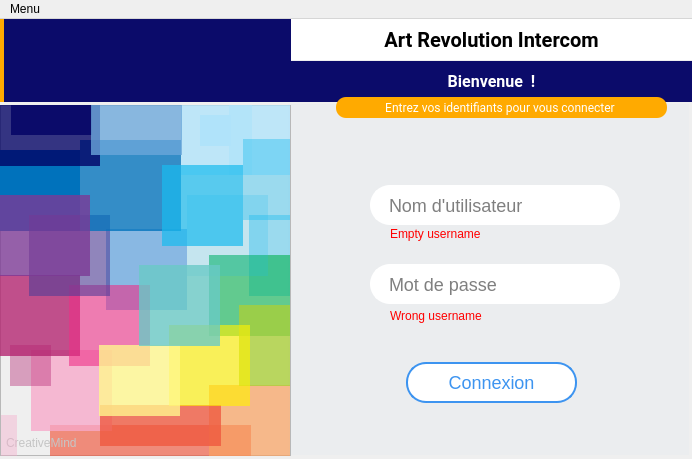
<?xml version="1.0" encoding="UTF-8"?>
<ui version="4.0">
 <class>MainWindow</class>
 <widget class="QMainWindow" name="MainWindow">
  <property name="geometry">
   <rect>
    <x>0</x>
    <y>0</y>
    <width>692</width>
    <height>459</height>
   </rect>
  </property>
  <property name="windowTitle">
   <string>Connexion - AR Intercom</string>
  </property>
  <property name="styleSheet">
   <string notr="true"/>
  </property>
  <widget class="QWidget" name="central_log">
   <widget class="QStackedWidget" name="stackedWidget">
    <property name="geometry">
     <rect>
      <x>0</x>
      <y>0</y>
      <width>701</width>
      <height>581</height>
     </rect>
    </property>
    <property name="currentIndex">
     <number>0</number>
    </property>
    <widget class="QWidget" name="page">
     <widget class="QLabel" name="welcome_log">
      <property name="geometry">
       <rect>
        <x>291</x>
        <y>42</y>
        <width>401</width>
        <height>41</height>
       </rect>
      </property>
      <property name="minimumSize">
       <size>
        <width>0</width>
        <height>41</height>
       </size>
      </property>
      <property name="maximumSize">
       <size>
        <width>16777215</width>
        <height>41</height>
       </size>
      </property>
      <property name="styleSheet">
       <string notr="true">background-color: rgb(11, 11, 106);
color: rgb(255, 255, 255);font-size:16px; font-weight:bold; font-family:Roboto ;</string>
      </property>
      <property name="text">
       <string>Bienvenue  !</string>
      </property>
      <property name="alignment">
       <set>Qt::AlignCenter</set>
      </property>
     </widget>
     <widget class="QLabel" name="logo_log">
      <property name="geometry">
       <rect>
        <x>0</x>
        <y>0</y>
        <width>291</width>
        <height>83</height>
       </rect>
      </property>
      <property name="minimumSize">
       <size>
        <width>291</width>
        <height>83</height>
       </size>
      </property>
      <property name="maximumSize">
       <size>
        <width>291</width>
        <height>83</height>
       </size>
      </property>
      <property name="styleSheet">
       <string notr="true">border-left:4px solid;
border-left-color: rgb(255, 170, 0);
background-color: rgb(11, 11, 106);
image: url(:/icons/icons/ARsoftlogo.png);
</string>
      </property>
      <property name="text">
       <string/>
      </property>
     </widget>
     <widget class="QLabel" name="name_warning">
      <property name="geometry">
       <rect>
        <x>390</x>
        <y>207</y>
        <width>151</width>
        <height>16</height>
       </rect>
      </property>
      <property name="styleSheet">
       <string notr="true">color:red;
font-size:12px;</string>
      </property>
      <property name="text">
       <string>Empty username</string>
      </property>
     </widget>
     <widget class="QFrame" name="multicolor">
      <property name="geometry">
       <rect>
        <x>0</x>
        <y>86</y>
        <width>291</width>
        <height>351</height>
       </rect>
      </property>
      <property name="minimumSize">
       <size>
        <width>291</width>
        <height>351</height>
       </size>
      </property>
      <property name="maximumSize">
       <size>
        <width>291</width>
        <height>351</height>
       </size>
      </property>
      <property name="styleSheet">
       <string notr="true"/>
      </property>
      <property name="frameShape">
       <enum>QFrame::StyledPanel</enum>
      </property>
      <property name="frameShadow">
       <enum>QFrame::Raised</enum>
      </property>
      <widget class="QLabel" name="logo_20">
       <property name="geometry">
        <rect>
         <x>31</x>
         <y>245</y>
         <width>81</width>
         <height>81</height>
        </rect>
       </property>
       <property name="styleSheet">
        <string notr="true">background-color: rgba(246, 168, 202, 200);</string>
       </property>
       <property name="text">
        <string/>
       </property>
      </widget>
      <widget class="QLabel" name="logo_10">
       <property name="geometry">
        <rect>
         <x>106</x>
         <y>124</y>
         <width>81</width>
         <height>81</height>
        </rect>
       </property>
       <property name="styleSheet">
        <string notr="true">background-color: rgba(137, 184, 227, 254);</string>
       </property>
       <property name="text">
        <string/>
       </property>
      </widget>
      <widget class="QLabel" name="logo_4">
       <property name="geometry">
        <rect>
         <x>-1</x>
         <y>45</y>
         <width>81</width>
         <height>81</height>
        </rect>
       </property>
       <property name="styleSheet">
        <string notr="true">background-color: rgb(0, 114, 188);
</string>
       </property>
       <property name="text">
        <string/>
       </property>
      </widget>
      <widget class="QLabel" name="logo_12">
       <property name="geometry">
        <rect>
         <x>-1</x>
         <y>170</y>
         <width>81</width>
         <height>81</height>
        </rect>
       </property>
       <property name="styleSheet">
        <string notr="true">
background-color: rgba(179, 34, 111, 200);
</string>
       </property>
       <property name="text">
        <string/>
       </property>
      </widget>
      <widget class="QLabel" name="logo_19">
       <property name="geometry">
        <rect>
         <x>209</x>
         <y>280</y>
         <width>81</width>
         <height>81</height>
        </rect>
       </property>
       <property name="styleSheet">
        <string notr="true">
background-color: rgba(249, 161, 97, 180);</string>
       </property>
       <property name="text">
        <string/>
       </property>
      </widget>
      <widget class="QLabel" name="logo_13">
       <property name="geometry">
        <rect>
         <x>69</x>
         <y>180</y>
         <width>81</width>
         <height>81</height>
        </rect>
       </property>
       <property name="styleSheet">
        <string notr="true">background-color: rgba(238, 44, 135, 150);</string>
       </property>
       <property name="text">
        <string/>
       </property>
      </widget>
      <widget class="QLabel" name="logo_6">
       <property name="geometry">
        <rect>
         <x>29</x>
         <y>110</y>
         <width>81</width>
         <height>81</height>
        </rect>
       </property>
       <property name="styleSheet">
        <string notr="true">background-color: rgba(78, 59, 151, 150);</string>
       </property>
       <property name="text">
        <string/>
       </property>
      </widget>
      <widget class="QLabel" name="logo_8">
       <property name="geometry">
        <rect>
         <x>80</x>
         <y>35</y>
         <width>101</width>
         <height>91</height>
        </rect>
       </property>
       <property name="styleSheet">
        <string notr="true">background-color: rgba(0, 114, 188, 200);
</string>
       </property>
       <property name="text">
        <string/>
       </property>
      </widget>
      <widget class="QLabel" name="logo_27">
       <property name="geometry">
        <rect>
         <x>181</x>
         <y>-1</y>
         <width>71</width>
         <height>71</height>
        </rect>
       </property>
       <property name="styleSheet">
        <string notr="true">background-color: rgba(176, 227, 250, 200);</string>
       </property>
       <property name="text">
        <string/>
       </property>
      </widget>
      <widget class="QLabel" name="logo_25">
       <property name="geometry">
        <rect>
         <x>11</x>
         <y>-1</y>
         <width>81</width>
         <height>31</height>
        </rect>
       </property>
       <property name="styleSheet">
        <string notr="true">background-color: rgba(0, 0, 100, 200);</string>
       </property>
       <property name="text">
        <string/>
       </property>
      </widget>
      <widget class="QLabel" name="logo_28">
       <property name="geometry">
        <rect>
         <x>229</x>
         <y>-1</y>
         <width>61</width>
         <height>71</height>
        </rect>
       </property>
       <property name="styleSheet">
        <string notr="true">background-color: rgba(176, 227, 250, 200);</string>
       </property>
       <property name="text">
        <string/>
       </property>
      </widget>
      <widget class="QLabel" name="logo_24">
       <property name="geometry">
        <rect>
         <x>249</x>
         <y>110</y>
         <width>41</width>
         <height>81</height>
        </rect>
       </property>
       <property name="styleSheet">
        <string notr="true">background-color: rgba(25, 187, 238, 100);
</string>
       </property>
       <property name="text">
        <string/>
       </property>
      </widget>
      <widget class="QLabel" name="logo_16">
       <property name="geometry">
        <rect>
         <x>209</x>
         <y>150</y>
         <width>81</width>
         <height>81</height>
        </rect>
       </property>
       <property name="styleSheet">
        <string notr="true">background-color: rgba(0, 176, 76, 150);</string>
       </property>
       <property name="text">
        <string/>
       </property>
      </widget>
      <widget class="QLabel" name="logo_7">
       <property name="geometry">
        <rect>
         <x>187</x>
         <y>90</y>
         <width>81</width>
         <height>81</height>
        </rect>
       </property>
       <property name="styleSheet">
        <string notr="true">background-color: rgba(25, 187, 238, 50);
</string>
       </property>
       <property name="text">
        <string/>
       </property>
      </widget>
      <widget class="QLabel" name="logo_14">
       <property name="geometry">
        <rect>
         <x>10</x>
         <y>240</y>
         <width>41</width>
         <height>41</height>
        </rect>
       </property>
       <property name="styleSheet">
        <string notr="true">
background-color: rgba(179, 34, 111, 100);
</string>
       </property>
       <property name="text">
        <string/>
       </property>
      </widget>
      <widget class="QLabel" name="logo_23">
       <property name="geometry">
        <rect>
         <x>-1</x>
         <y>0</y>
         <width>101</width>
         <height>61</height>
        </rect>
       </property>
       <property name="styleSheet">
        <string notr="true">background-color: rgba(0, 0, 100, 200);</string>
       </property>
       <property name="text">
        <string/>
       </property>
      </widget>
      <widget class="QLabel" name="logo_22">
       <property name="geometry">
        <rect>
         <x>100</x>
         <y>300</y>
         <width>121</width>
         <height>41</height>
        </rect>
       </property>
       <property name="styleSheet">
        <string notr="true">background-color: rgba(247, 162, 135, 200);
background-color: rgba(239, 88, 63, 200);</string>
       </property>
       <property name="text">
        <string/>
       </property>
      </widget>
      <widget class="QLabel" name="logo_17">
       <property name="geometry">
        <rect>
         <x>239</x>
         <y>200</y>
         <width>51</width>
         <height>81</height>
        </rect>
       </property>
       <property name="styleSheet">
        <string notr="true">background-color: rgba(170, 207, 55, 200);</string>
       </property>
       <property name="text">
        <string/>
       </property>
      </widget>
      <widget class="QLabel" name="logo_9">
       <property name="geometry">
        <rect>
         <x>162</x>
         <y>60</y>
         <width>81</width>
         <height>81</height>
        </rect>
       </property>
       <property name="styleSheet">
        <string notr="true">background-color: rgba(25, 187, 238, 180);
</string>
       </property>
       <property name="text">
        <string/>
       </property>
      </widget>
      <widget class="QLabel" name="logo_18">
       <property name="geometry">
        <rect>
         <x>169</x>
         <y>220</y>
         <width>81</width>
         <height>81</height>
        </rect>
       </property>
       <property name="styleSheet">
        <string notr="true">background-color: rgba(255, 240, 0, 160);</string>
       </property>
       <property name="text">
        <string/>
       </property>
      </widget>
      <widget class="QLabel" name="logo_26">
       <property name="geometry">
        <rect>
         <x>91</x>
         <y>-1</y>
         <width>91</width>
         <height>51</height>
        </rect>
       </property>
       <property name="styleSheet">
        <string notr="true">background-color: rgba(107, 167, 218, 200);</string>
       </property>
       <property name="text">
        <string/>
       </property>
      </widget>
      <widget class="QLabel" name="logo_21">
       <property name="geometry">
        <rect>
         <x>99</x>
         <y>240</y>
         <width>81</width>
         <height>71</height>
        </rect>
       </property>
       <property name="styleSheet">
        <string notr="true">background-color: rgba(255, 247, 142, 200);</string>
       </property>
       <property name="text">
        <string/>
       </property>
      </widget>
      <widget class="QLabel" name="logo_15">
       <property name="geometry">
        <rect>
         <x>139</x>
         <y>160</y>
         <width>81</width>
         <height>81</height>
        </rect>
       </property>
       <property name="styleSheet">
        <string notr="true">background-color: rgba(105, 201, 198, 200);</string>
       </property>
       <property name="text">
        <string/>
       </property>
      </widget>
      <widget class="QLabel" name="logo_11">
       <property name="geometry">
        <rect>
         <x>-1</x>
         <y>90</y>
         <width>91</width>
         <height>81</height>
        </rect>
       </property>
       <property name="styleSheet">
        <string notr="true">background-color: rgba(124, 56, 149, 200);
</string>
       </property>
       <property name="text">
        <string/>
       </property>
      </widget>
      <widget class="QLabel" name="logo_5">
       <property name="geometry">
        <rect>
         <x>243</x>
         <y>34</y>
         <width>47</width>
         <height>81</height>
        </rect>
       </property>
       <property name="styleSheet">
        <string notr="true">background-color: rgba(25, 187, 238, 100);
</string>
       </property>
       <property name="text">
        <string/>
       </property>
      </widget>
      <widget class="QLabel" name="logo_29">
       <property name="geometry">
        <rect>
         <x>200</x>
         <y>10</y>
         <width>31</width>
         <height>31</height>
        </rect>
       </property>
       <property name="styleSheet">
        <string notr="true">background-color: rgba(176, 227, 250, 255);</string>
       </property>
       <property name="text">
        <string/>
       </property>
      </widget>
      <widget class="QLabel" name="logo_30">
       <property name="geometry">
        <rect>
         <x>50</x>
         <y>320</y>
         <width>201</width>
         <height>31</height>
        </rect>
       </property>
       <property name="styleSheet">
        <string notr="true">
background-color: rgba(239, 88, 63, 170);</string>
       </property>
       <property name="text">
        <string/>
       </property>
      </widget>
      <widget class="QLabel" name="label">
       <property name="geometry">
        <rect>
         <x>6</x>
         <y>330</y>
         <width>81</width>
         <height>16</height>
        </rect>
       </property>
       <property name="styleSheet">
        <string notr="true">QLabel{
	color:#C5C5C5;	
}</string>
       </property>
       <property name="text">
        <string>CreativeMind</string>
       </property>
      </widget>
      <zorder>logo_30</zorder>
      <zorder>logo_20</zorder>
      <zorder>logo_10</zorder>
      <zorder>logo_4</zorder>
      <zorder>logo_12</zorder>
      <zorder>logo_19</zorder>
      <zorder>logo_13</zorder>
      <zorder>logo_6</zorder>
      <zorder>logo_8</zorder>
      <zorder>logo_27</zorder>
      <zorder>logo_25</zorder>
      <zorder>logo_28</zorder>
      <zorder>logo_24</zorder>
      <zorder>logo_16</zorder>
      <zorder>logo_7</zorder>
      <zorder>logo_14</zorder>
      <zorder>logo_23</zorder>
      <zorder>logo_22</zorder>
      <zorder>logo_17</zorder>
      <zorder>logo_9</zorder>
      <zorder>logo_18</zorder>
      <zorder>logo_26</zorder>
      <zorder>logo_21</zorder>
      <zorder>logo_15</zorder>
      <zorder>logo_11</zorder>
      <zorder>logo_5</zorder>
      <zorder>logo_29</zorder>
      <zorder>label</zorder>
     </widget>
     <widget class="QPushButton" name="connect_log">
      <property name="geometry">
       <rect>
        <x>406</x>
        <y>343</y>
        <width>171</width>
        <height>41</height>
       </rect>
      </property>
      <property name="styleSheet">
       <string notr="true">QPushButton{
	border:2px solid rgba(57, 146, 240, 250);
	border-radius:20px; 
	font-size:18px; 
	padding-left:15px;
	padding-right:15px; 
	background-color:#FFFFFF;
	color:rgba(57, 146, 240, 250);
}

QPushButton:hover{
	font-weight:bold;
	background-color: rgba(57, 146, 240, 250);
	color:#FFFFFF;
}</string>
      </property>
      <property name="text">
       <string>Connexion</string>
      </property>
     </widget>
     <widget class="QLabel" name="connect_now">
      <property name="geometry">
       <rect>
        <x>336</x>
        <y>78</y>
        <width>331</width>
        <height>21</height>
       </rect>
      </property>
      <property name="minimumSize">
       <size>
        <width>301</width>
        <height>21</height>
       </size>
      </property>
      <property name="styleSheet">
       <string notr="true">color: rgb(255, 255, 255);
font-size:12px; font-family:Roboto ;
background-color: rgb(255, 170, 0);
border-radius:10px;</string>
      </property>
      <property name="text">
       <string>Entrez vos identifiants pour vous connecter </string>
      </property>
      <property name="alignment">
       <set>Qt::AlignCenter</set>
      </property>
     </widget>
     <widget class="QLineEdit" name="log_password">
      <property name="geometry">
       <rect>
        <x>370</x>
        <y>245</y>
        <width>250</width>
        <height>40</height>
       </rect>
      </property>
      <property name="styleSheet">
       <string notr="true">QLineEdit{
	border:2px solid; 
	border-radius:20px;
	font-size:18px;
	padding-left:15px;
	padding-right:15px; 
	border-color:#FFF; 
	background-color:#FFFFFF;}

QLineEdit:hover,  QLineEdit:focus{
	border-color: rgba(57, 146, 240, 180); 
}</string>
      </property>
      <property name="text">
       <string/>
      </property>
      <property name="echoMode">
       <enum>QLineEdit::Password</enum>
      </property>
      <property name="placeholderText">
       <string>Mot de passe</string>
      </property>
     </widget>
     <widget class="QLabel" name="multi_logo_background">
      <property name="geometry">
       <rect>
        <x>288</x>
        <y>85</y>
        <width>401</width>
        <height>351</height>
       </rect>
      </property>
      <property name="styleSheet">
       <string notr="true">background-color: rgba(57, 146, 240, 5);
background-image: url(:/icons/icons/multilogo.png);</string>
      </property>
      <property name="text">
       <string/>
      </property>
     </widget>
     <widget class="QPushButton" name="toogle_button">
      <property name="geometry">
       <rect>
        <x>577</x>
        <y>254</y>
        <width>24</width>
        <height>24</height>
       </rect>
      </property>
      <property name="focusPolicy">
       <enum>Qt::NoFocus</enum>
      </property>
      <property name="styleSheet">
       <string notr="true">QPushButton{
	        image: url(:/cils/cils/cil_vision.png);
            background:none;
            border:none;}

QPushButton:hover{
            image: url(:/cils/cils/cil_low_vision.png);
            background:none;
            border:none;}</string>
      </property>
      <property name="text">
       <string/>
      </property>
     </widget>
     <widget class="QLabel" name="main_title_log">
      <property name="geometry">
       <rect>
        <x>291</x>
        <y>0</y>
        <width>401</width>
        <height>41</height>
       </rect>
      </property>
      <property name="minimumSize">
       <size>
        <width>0</width>
        <height>41</height>
       </size>
      </property>
      <property name="maximumSize">
       <size>
        <width>16777215</width>
        <height>41</height>
       </size>
      </property>
      <property name="styleSheet">
       <string notr="true">color: rgb(0, 0, 0);background-color: rgb(255, 255, 255);font-size:20px; font-weight:bold; font-family: Kirvy ,Roboto ;</string>
      </property>
      <property name="text">
       <string>Art Revolution Intercom</string>
      </property>
      <property name="alignment">
       <set>Qt::AlignCenter</set>
      </property>
     </widget>
     <widget class="QLineEdit" name="log_username">
      <property name="geometry">
       <rect>
        <x>370</x>
        <y>166</y>
        <width>250</width>
        <height>40</height>
       </rect>
      </property>
      <property name="styleSheet">
       <string notr="true">QLineEdit{
	border:2px solid; 
	border-radius:20px;
	font-size:18px;
	padding-left:15px;
	padding-right:15px; 
	border-color:#FFF; 
	background-color:#FFFFFF;}

QLineEdit:hover,  QLineEdit:focus{
	border-color: rgba(57, 146, 240, 180); 
}</string>
      </property>
      <property name="placeholderText">
       <string>Nom d'utilisateur</string>
      </property>
     </widget>
     <widget class="QLabel" name="psw_warning">
      <property name="geometry">
       <rect>
        <x>390</x>
        <y>289</y>
        <width>151</width>
        <height>16</height>
       </rect>
      </property>
      <property name="styleSheet">
       <string notr="true">color:red;
font-size:12px;</string>
      </property>
      <property name="text">
       <string>Wrong username</string>
      </property>
     </widget>
     <widget class="QLabel" name="logo_31">
      <property name="geometry">
       <rect>
        <x>1</x>
        <y>396</y>
        <width>16</width>
        <height>41</height>
       </rect>
      </property>
      <property name="styleSheet">
       <string notr="true">background-color: rgba(246, 168, 202, 100);</string>
      </property>
      <property name="text">
       <string/>
      </property>
     </widget>
     <zorder>multi_logo_background</zorder>
     <zorder>welcome_log</zorder>
     <zorder>logo_log</zorder>
     <zorder>name_warning</zorder>
     <zorder>multicolor</zorder>
     <zorder>connect_log</zorder>
     <zorder>connect_now</zorder>
     <zorder>log_password</zorder>
     <zorder>toogle_button</zorder>
     <zorder>main_title_log</zorder>
     <zorder>log_username</zorder>
     <zorder>psw_warning</zorder>
     <zorder>logo_31</zorder>
    </widget>
    <widget class="QWidget" name="page_2"/>
   </widget>
  </widget>
  <widget class="QMenuBar" name="menubar">
   <property name="geometry">
    <rect>
     <x>0</x>
     <y>0</y>
     <width>692</width>
     <height>22</height>
    </rect>
   </property>
   <widget class="QMenu" name="menuMenu">
    <property name="title">
     <string>Menu</string>
    </property>
    <addaction name="actionAide"/>
    <addaction name="separator"/>
    <addaction name="actionQuiter"/>
   </widget>
   <addaction name="menuMenu"/>
  </widget>
  <action name="actionAide">
   <property name="text">
    <string>Aide</string>
   </property>
  </action>
  <action name="actionQuiter">
   <property name="text">
    <string>Quitter</string>
   </property>
  </action>
 </widget>
 <resources>
  <include location="../resources/img.qrc"/>
 </resources>
 <connections>
  <connection>
   <sender>log_password</sender>
   <signal>returnPressed()</signal>
   <receiver>connect_log</receiver>
   <slot>click()</slot>
   <hints>
    <hint type="sourcelabel">
     <x>513</x>
     <y>298</y>
    </hint>
    <hint type="destinationlabel">
     <x>509</x>
     <y>367</y>
    </hint>
   </hints>
  </connection>
 </connections>
</ui>
